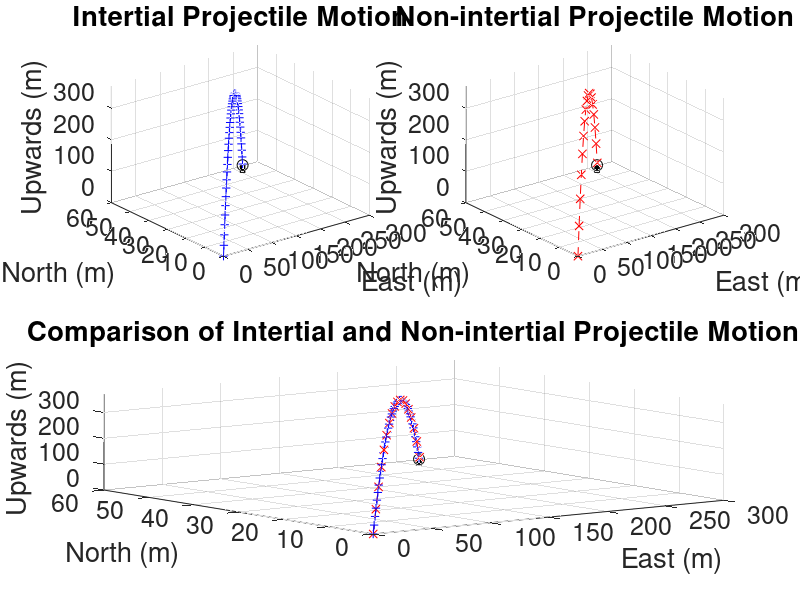

MATLAB code for this plot:
function NonIntertialLaunch
% Byrne Hall is ~24.384 meters tall
% The distance to the east is 250.43318489 meters
% The distance to the north is 55.0584 meters
g=9.81;
omega = 7.3e-5;
r_earth = 6.4e6;

theta=80; % Angle between the xy and yz plane
v_tot=86.599573; % Velocity in the y-z plane
vz = v_tot*sind(theta); % Velocity in the z direction
vxy = v_tot*cosd(theta); % Velocity in the x-y plane (north-east)
theta_xy = atand(55.0584/250.43318489); %Angle in the xy plane
vx = vxy*cosd(theta_xy); % Velocity in the x direction
vy = vxy*sind(theta_xy); % Velocity in the y direction

% Creating vectors for intertial projectile motion
y = linspace(0,55.0584,50);
x = linspace(0,250.43318489,50);
z = zeros(1,50);
% Projectile Motion assuming non-rotating earth.  Parametrized in terms of
% y.
for i = 1:50
    z(i) = -(g*( (y(i) / vy)^2 ))/2 +  vz * ( y(i) / vy );
end
%-----------------------------------------------------------------------
% Using Ode45 to numerically solve non-intertial projectile motion
% according to the modified Newton's Second Law
%-----------------------------------------------------------------------
% Initial conditions for ode45
xinit = [0; 0; 0; vx; vy; vz];
tspan = linspace(0,1000,1000);
[T,xfinal] = ode45(@ddt,tspan,xinit);
% Extracting the RHS of the ODEs
x_non = xfinal(:,1);
y_non = xfinal(:,2);
z_non = xfinal(:,3);
ind = find(z_non>=0);
ind = ind(end);
% Calculating the error
err_x = (abs(x(end) - x_non(ind))/x_non(ind))*100;
err_y = (abs(y(end) - y_non(ind))/y_non(ind))*100;
err_r = sqrt(err_x^2 + err_y^2);
sprintf('The rotation of the Earth caused an error of %.2f percent in the east direction, %.2f percent in the north direction,\n and a total error of %.2f percent in the East-North plane', err_x,err_y,err_r)

% Plotting the solutions
byrne_n = [55.0584 55.0584];
byrne_e = [250.455 250.455];
byrne_h = [0 24.384];

f=figure;
set(f, 'Position', [250, 250, 1500, 1500])
set(gca,'fontsize',18)
subplot(2,2,1)
set(gca,'fontsize',18)
hold on
grid on
view(3)
zlim([0,max(z)])
plot3(250.455,55.0584,24.384, 'ko','MarkerSize',8)
plot3(x,y,z,'--+b')
line(byrne_e,byrne_n,byrne_h,'color','k','linewidth',4)
title('Intertial Projectile Motion')
zlabel('Upwards (m)')
xlabel('East (m)')
ylabel('North (m)')

subplot(2,2,2)
set(gca,'fontsize',18)
hold on
grid on
view(3)
zlim([0,max(z)])
plot3(250.455,55.0584,24.384, 'ko','MarkerSize',8)
plot3(x_non(1:ind),y_non(1:ind),z_non(1:ind),'--xr')
line(byrne_e,byrne_n,byrne_h,'color','k','linewidth',4)
title('Non-intertial Projectile Motion')
zlabel('Upwards (m)')
xlabel('East (m)')
ylabel('North (m)')

subplot(2,1,2)
set(gca,'fontsize',18)
hold on
grid on
view(3)
zlim([0,max(z)])
plot3(x_non(1:ind),y_non(1:ind),z_non(1:ind),'--xr')
plot3(250.455,55.0584,24.384, 'ko','MarkerSize',8)
plot3(x,y,z,'--+b')
line(byrne_e,byrne_n,byrne_h,'color','k','linewidth',4)
title('Comparison of Intertial and Non-intertial Projectile Motion')
zlabel('Upwards (m)')
xlabel('East (m)')
ylabel('North (m)')


    function dt = ddt(t,xinit)
       k = omega^2 * r_earth;
       g_eff_xy = k * sind(40) * cosd(40);
       g_eff_z = g - (k*sind(40)^2);
       
       dt(1) = xinit(4);
       dt(2) = xinit(5);
       dt(3) = xinit(6);
       dt(4) = 2*omega*(xinit(5)*cosd(40) - xinit(6)*sind(40));
       dt(5) = -2*omega*xinit(4)*cosd(40);
       dt(6) = -g_eff_z + (2*omega*xinit(4)*sind(40));
       
       dt = dt';
    end

end

